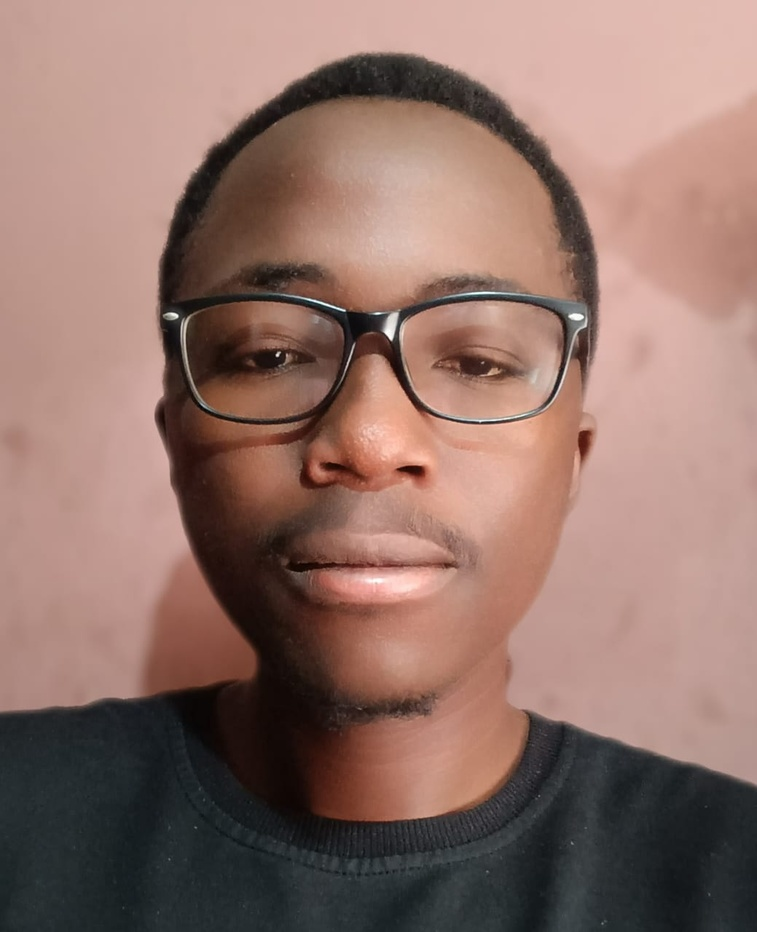
#> input picture ai/Service/data/known_faces/bwalya.jpg, 757 x 932 px, shrunk from 1039 x 1280 before the run; its folder holds only this picture in this run
$ python test_recognition.py
#> lines starting #> are read from the running program, lines starting #| are printed output that depends on the picture
### ai/Service/recognition/face_recognition_module.py
import os
import cv2


class FaceRecognition:

    def __init__(self, known_faces_directory):

        self.known_faces_directory = (
            known_faces_directory
        )

        self.recognizer = (
            cv2.face.LBPHFaceRecognizer_create()
        )

        self.face_detector = (
            cv2.CascadeClassifier(
                cv2.data.haarcascades
                + "haarcascade_frontalface_default.xml"
            )
        )

        self.label_to_name = {}

        self.is_trained = False

        print("Initializing face recognition...")

        self.prepare_training_data()


    def prepare_training_data(self):

        faces = []
        labels = []

        label_id = 0


        if not os.path.exists(
            self.known_faces_directory
        ):

            print(
                "Known faces directory not found:"
            )

            print(
                self.known_faces_directory
            )

            return


        for filename in os.listdir(
            self.known_faces_directory
        ):

            if not filename.lower().endswith(
                (".jpg", ".jpeg", ".png")
            ):

                continue


            image_path = os.path.join(
                self.known_faces_directory,
                filename
            )


            image = cv2.imread(
                image_path
            )
#> image is the input picture: shape (932, 757, 3); mean B, G, R 105.3, 114.1, 144.5


            if image is None:

                print(
                    f"Could not read {filename}"
                )

                continue


            gray = cv2.cvtColor(
                image,
                cv2.COLOR_BGR2GRAY
            )
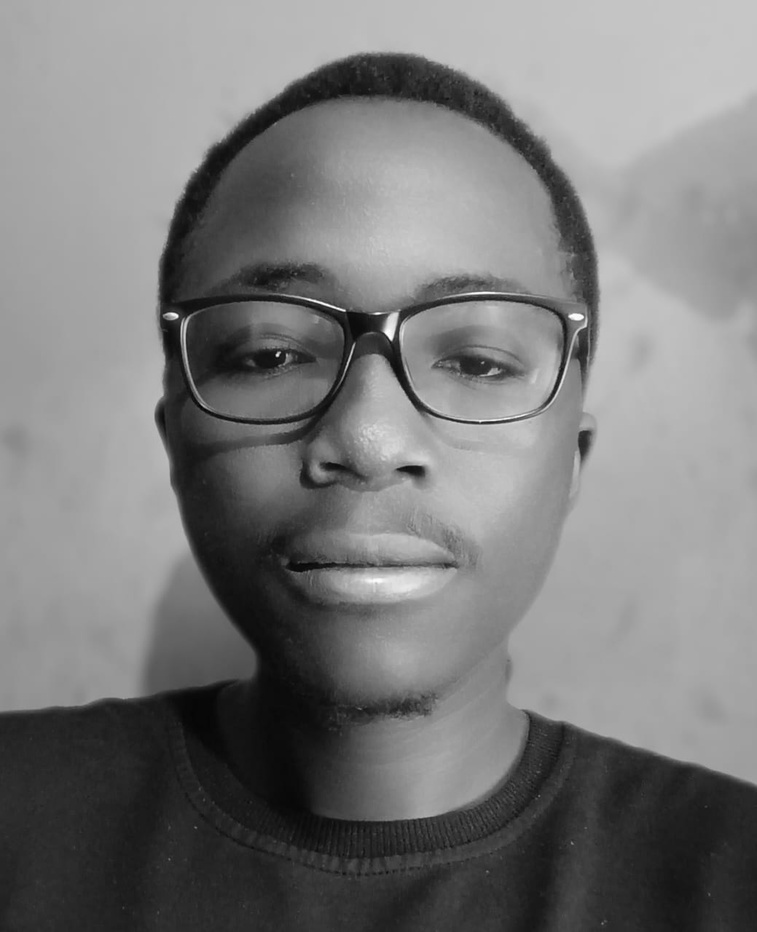
#> gray: shape (932, 757); min 1, max 254, mean 122.2


            detected_faces = (
                self.face_detector.detectMultiScale(
                    gray,
                    scaleFactor=1.1,
                    minNeighbors=5,
                    minSize=(30, 30)
                )
            )
#> detected_faces = [[119, 153, 520, 520]]


            if len(detected_faces) == 0:

                print(
                    f"No face found in {filename}"
                )

                continue


            name = os.path.splitext(
                filename
            )[0]


            self.label_to_name[
                label_id
            ] = name


            for (
                x,
                y,
                width,
                height
            ) in detected_faces:

                face = gray[
                    y:y + height,
                    x:x + width
                ]

                faces.append(face)

                labels.append(label_id)
#> this loop made 1 pass
#> pass 1, in prepare_training_data, `face = gray[ y:y + height, x:x + width ]`:
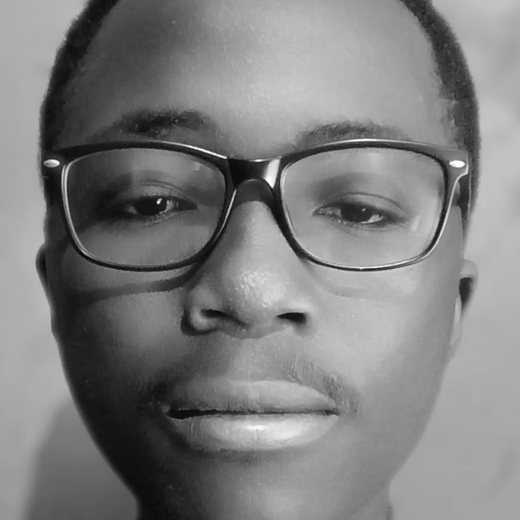
#> face: shape (520, 520); min 1, max 254, mean 126.9
#> after the loop, faces = 1 item; labels = [0]


            print(
                f"Loaded face: {name}"
            )


            label_id += 1


        if not faces:

            print(
                "No training faces found."
            )

            return


        print(
            f"Training LBPH model with "
            f"{len(faces)} face sample(s)..."
        )
#> (printed output is left out)


        self.recognizer.train(
            faces,
            __import__("numpy").array(labels)
        )


        self.is_trained = True


        print(
            "Face recognition model trained successfully."
        )


    def recognize(self, image_path):

        if not self.is_trained:

            return []


        image = cv2.imread(
            image_path
        )


        if image is None:

#> (the run stopped early here; a loop or call above may not have finished)
